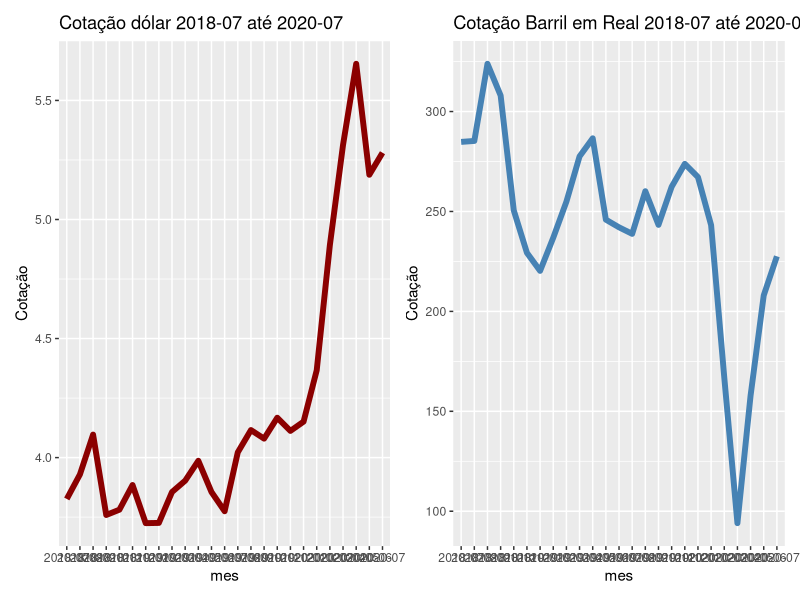
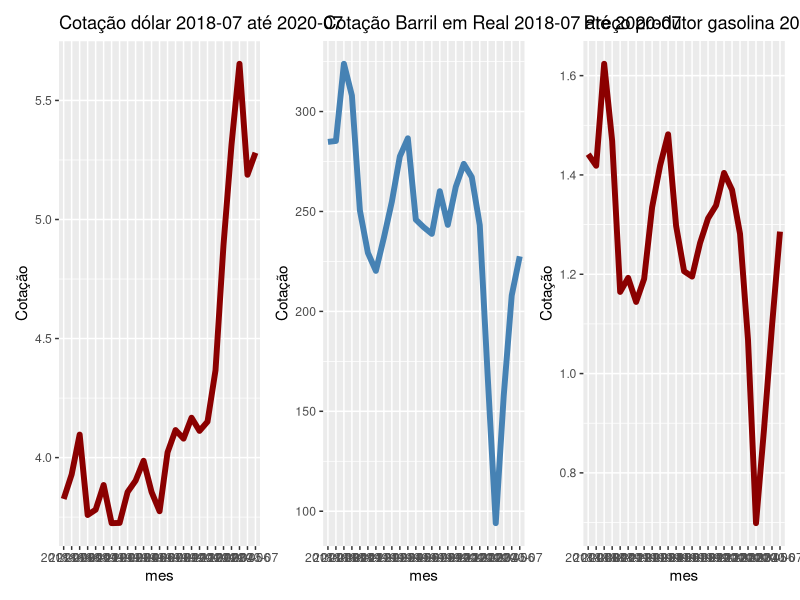

Write R code to recreate these figures, in order.
setwd("E:/Estudos/Trabalho_Bloco_A")
getwd()

library(dplyr)
library(tidyr) #adc por felipe para transpor a coluna em varias colunas
library(ggplot2)
#install.packages("viridis")
library(viridis)
#install.packages("patchwork")
library(patchwork) # Mostrar dois gráficos ao lado


df_total <- read.csv("df_final.csv")
View(df_total)


#Primeiramente vou gerar um novo dataset filtrando apenas o Brasil para analise (sem levar em consideração por região)
df_total_brasil <- subset(df_total, Sigla_regiao== 'BR')

#Após feito a junção dos dados em um único dataset, será plotado algumas visões

#Gráfico da variação do dolar e do barril de petroleo (brent)
linhaDolar <- ggplot(data=df_total_brasil, aes(x=mes)) +
   geom_line(aes(y = CotacaoDolar, group=1), color = "darkred", size=2)+
   ggtitle("Cotação dólar 2018-07 até 2020-07") +
   ylab("Cotação")

linhaBrent <- ggplot(data=df_total_brasil, aes(x=mes)) +
   geom_line(aes(y = CotacaoBrentReais, group=2), color = "steelblue", size=2)+
   ggtitle("Cotação Barril em Real 2018-07 até 2020-07") +
   ylab("Cotação")  

linhaDolar+linhaBrent


#gráfico da variação do preço da gasolina pelo produtor
linhaVarProdutor <- ggplot(data=df_total_brasil, aes(x=mes)) +
   geom_line(aes(y = mediaPrecoGasolina, group=1), color = "darkred", size=2)+
   ggtitle("Preço produtor gasolina 2018-07 até 2020-07") +
   ylab("Cotação")

linhaDolar+linhaBrent+linhaVarProdutor

